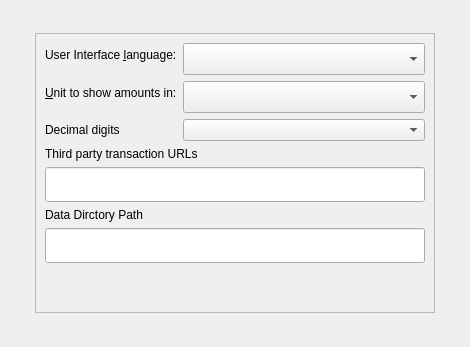
             <widget class="QWidget" name="tabDisplay">
              <attribute name="title">
               <string>&amp;Display</string>
              </attribute>
              <layout class="QGridLayout" name="gridLayout_5">
               <item row="3" column="1">
                <spacer name="verticalSpacer_15">
                 <property name="orientation">
                  <enum>Qt::Vertical</enum>
                 </property>
                 <property name="sizeHint" stdset="0">
                  <size>
                   <width>20</width>
                   <height>23</height>
                  </size>
                 </property>
                </spacer>
               </item>
               <item row="1" column="2">
                <spacer name="horizontalSpacer_11">
                 <property name="orientation">
                  <enum>Qt::Horizontal</enum>
                 </property>
                 <property name="sizeHint" stdset="0">
                  <size>
                   <width>24</width>
                   <height>20</height>
                  </size>
                 </property>
                </spacer>
               </item>
               <item row="2" column="0">
                <spacer name="horizontalSpacer_12">
                 <property name="orientation">
                  <enum>Qt::Horizontal</enum>
                 </property>
                 <property name="sizeHint" stdset="0">
                  <size>
                   <width>24</width>
                   <height>20</height>
                  </size>
                 </property>
                </spacer>
               </item>
               <item row="1" column="1" rowspan="2">
                <widget class="QFrame" name="frame_8">
                 <property name="minimumSize">
                  <size>
                   <width>400</width>
                   <height>220</height>
                  </size>
                 </property>
                 <property name="styleSheet">
                  <string notr="true"/>
                 </property>
                 <property name="frameShape">
                  <enum>QFrame::StyledPanel</enum>
                 </property>
                 <property name="frameShadow">
                  <enum>QFrame::Raised</enum>
                 </property>
                 <layout class="QVBoxLayout" name="verticalLayout_9">
                  <item>
                   <layout class="QFormLayout" name="formLayout_2">
                    <item row="0" column="0">
                     <widget class="QLabel" name="langLabel">
                      <property name="text">
                       <string>User Interface &amp;language:</string>
                      </property>
                      <property name="textFormat">
                       <enum>Qt::PlainText</enum>
                      </property>
                      <property name="buddy">
                       <cstring>lang</cstring>
                      </property>
                     </widget>
                    </item>
                    <item row="0" column="1">
                     <widget class="QValueComboBox" name="lang">
                      <property name="minimumSize">
                       <size>
                        <width>200</width>
                        <height>32</height>
                       </size>
                      </property>
                      <property name="maximumSize">
                       <size>
                        <width>16777215</width>
                        <height>32</height>
                       </size>
                      </property>
                      <property name="focusPolicy">
                       <enum>Qt::NoFocus</enum>
                      </property>
                      <property name="toolTip">
                       <string>The user interface language can be set here. This setting will take effect after restarting MassGrid.</string>
                      </property>
                      <property name="styleSheet">
                       <string notr="true"/>
                      </property>
                     </widget>
                    </item>
                    <item row="1" column="0">
                     <widget class="QLabel" name="unitLabel">
                      <property name="text">
                       <string>&amp;Unit to show amounts in:</string>
                      </property>
                      <property name="textFormat">
                       <enum>Qt::PlainText</enum>
                      </property>
                      <property name="buddy">
                       <cstring>unit</cstring>
                      </property>
                     </widget>
                    </item>
                    <item row="1" column="1">
                     <widget class="QValueComboBox" name="unit">
                      <property name="minimumSize">
                       <size>
                        <width>200</width>
                        <height>32</height>
                       </size>
                      </property>
                      <property name="maximumSize">
                       <size>
                        <width>16777215</width>
                        <height>32</height>
                       </size>
                      </property>
                      <property name="focusPolicy">
                       <enum>Qt::NoFocus</enum>
                      </property>
                      <property name="toolTip">
                       <string>Choose the default subdivision unit to show in the interface and when sending coins.</string>
                      </property>
                      <property name="styleSheet">
                       <string notr="true"/>
                      </property>
                     </widget>
                    </item>
                    <item row="2" column="1">
                     <widget class="QValueComboBox" name="digits"/>
                    </item>
                    <item row="2" column="0">
                     <widget class="QLabel" name="digitsLabel">
                      <property name="text">
                       <string>Decimal digits</string>
                      </property>
                     </widget>
                    </item>
                   </layout>
                  </item>
                  <item>
                   <layout class="QVBoxLayout" name="verticalLayout_4">
                    <item>
                     <widget class="QLabel" name="thirdPartyTxUrlsLabel">
                      <property name="toolTip">
                       <string>Third party URLs (e.g. a block explorer) that appear in the transactions tab as context menu items. %s in the URL is replaced by transaction hash. Multiple URLs are separated by vertical bar |.</string>
                      </property>
                      <property name="text">
                       <string>Third party transaction URLs</string>
                      </property>
                      <property name="buddy">
                       <cstring>thirdPartyTxUrls</cstring>
                      </property>
                     </widget>
                    </item>
                    <item>
                     <widget class="QLineEdit" name="thirdPartyTxUrls">
                      <property name="minimumSize">
                       <size>
                        <width>0</width>
                        <height>35</height>
                       </size>
                      </property>
                      <property name="toolTip">
                       <string>Third party URLs (e.g. a block explorer) that appear in the transactions tab as context menu items. %s in the URL is replaced by transaction hash. Multiple URLs are separated by vertical bar |.</string>
                      </property>
                     </widget>
                    </item>
                   </layout>
                  </item>
                  <item>
                   <layout class="QVBoxLayout" name="verticalLayout_6">
                    <item>
                     <widget class="QLabel" name="thirdPartyTxUrlsLabel_2">
                      <property name="toolTip">
                       <string>Third party URLs (e.g. a block explorer) that appear in the transactions tab as context menu items. %s in the URL is replaced by transaction hash. Multiple URLs are separated by vertical bar |.</string>
                      </property>
                      <property name="text">
                       <string>Data Dirctory Path</string>
                      </property>
                      <property name="buddy">
                       <cstring>thirdPartyTxUrls</cstring>
                      </property>
                     </widget>
                    </item>
                    <item>
                     <widget class="QLineEdit" name="dataDirPath">
                      <property name="minimumSize">
                       <size>
                        <width>0</width>
                        <height>35</height>
                       </size>
                      </property>
                      <property name="toolTip">
                       <string>Third party URLs (e.g. a block explorer) that appear in the transactions tab as context menu items. %s in the URL is replaced by transaction hash. Multiple URLs are separated by vertical bar |.</string>
                      </property>
                      <property name="readOnly">
                       <bool>true</bool>
                      </property>
                     </widget>
                    </item>
                   </layout>
                  </item>
                  <item>
                   <spacer name="verticalSpacer_4">
                    <property name="orientation">
                     <enum>Qt::Vertical</enum>
                    </property>
                    <property name="sizeHint" stdset="0">
                     <size>
                      <width>20</width>
                      <height>40</height>
                     </size>
                    </property>
                   </spacer>
                  </item>
                 </layout>
                </widget>
               </item>
               <item row="0" column="1">
                <spacer name="verticalSpacer_14">
                 <property name="orientation">
                  <enum>Qt::Vertical</enum>
                 </property>
                 <property name="sizeHint" stdset="0">
                  <size>
                   <width>20</width>
                   <height>22</height>
                  </size>
                 </property>
                </spacer>
               </item>
              </layout>
             </widget>
